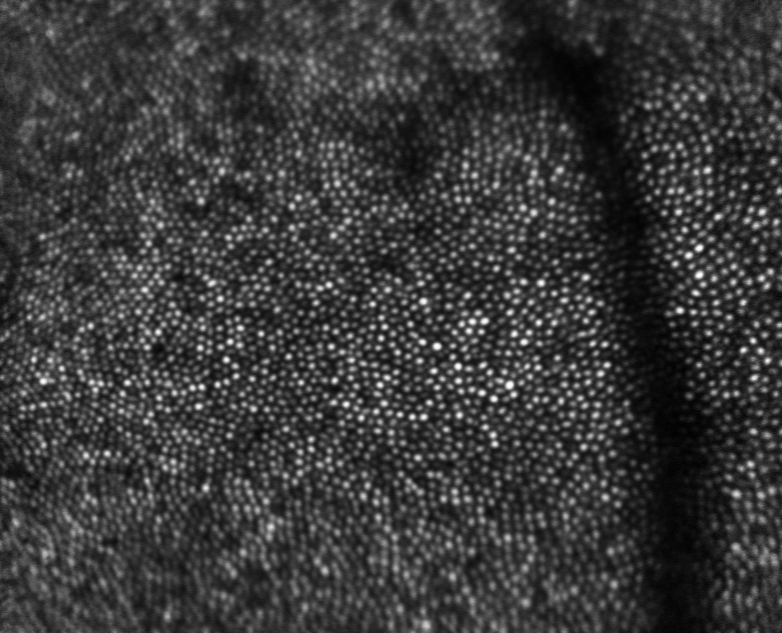
%> input picture Demos/Multi-Modal/CS_13213_20150302_confocal_OS_0070_ref_12_lps_8_lbss_8_ffr_n_50_cropped_5.tif, 782 x 633 px
$ octave matchTest.m   (GNU Octave 9; MATLAB toolbox functions it lacks are replaced by stand-ins)
%> lines starting %> are read from the running program, lines starting %| are printed output that depends on the picture
I1 = im2gray(imread('../Demos/Multi-Modal/CS_13213_20150302_confocal_OS_0070_ref_12_lps_8_lbss_8_ffr_n_50_cropped_5.tif'));
%> I1 is the input picture: size 633x782 uint8; min 0, max 255, mean 58
I2 = im2gray(imread('../Demos/Multi-Modal/CS_13213_20150302_confocal_OS_0071_ref_51_lps_8_lbss_8_ffr_n_50_cropped_5.tif'));
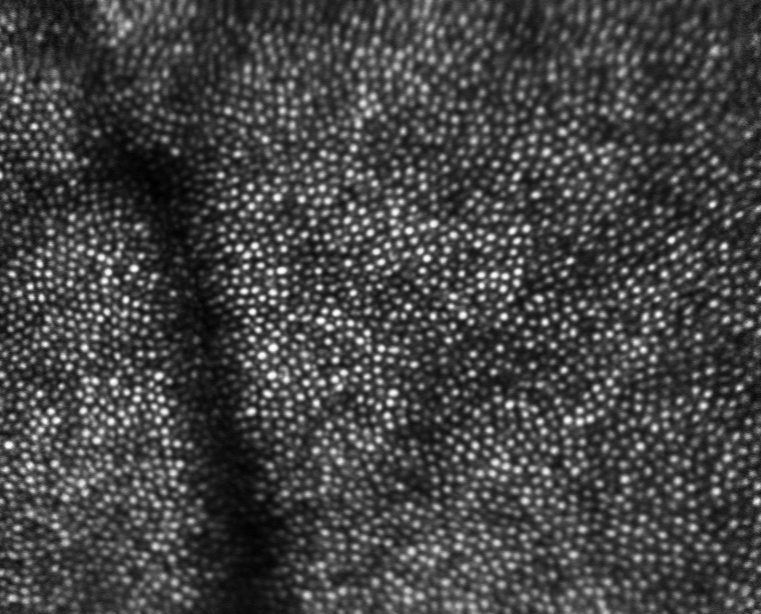
%> input picture Demos/Multi-Modal/CS_13213_20150302_confocal_OS_0071_ref_51_lps_8_lbss_8_ffr_n_50_cropped_5.tif, 761 x 614 px
%> I2 is the input picture: size 614x761 uint8; min 0, max 255, mean 68
%Find the corners.

points1 = detectSIFTFeatures(I1,NumLayersInOctave=5);
%> points1 = 8438 points; strongest (x, y): (438, 347), (438, 347), (700, 249), (459, 367), (681, 311)
points2 = detectSIFTFeatures(I2,NumLayersInOctave=5);
%> points2 = 8361 points; strongest (x, y): (253, 313), (253, 313), (135, 269), (283, 271), (672, 241)
%Extract the neighborhood features.

[features1,valid_points1] = extractFeatures(I1,points1);
%> valid_points1 = 8430 points; strongest (x, y): (438, 347), (438, 347), (700, 249), (459, 367), (681, 311)
[features2,valid_points2] = extractFeatures(I2,points2);
%> valid_points2 = 8356 points; strongest (x, y): (253, 313), (253, 313), (135, 269), (283, 271), (672, 241)
%Match the features.

indexPairs = matchFeatures(features1,features2,MatchThreshold=100);
%> indexPairs = []
%Retrieve the locations of the corresponding points for each image.

matchedPoints1 = valid_points1(indexPairs(:,1),:);
%> matchedPoints1 = 0 points
matchedPoints2 = valid_points2(indexPairs(:,2),:);
%> matchedPoints2 = 0 points
%Visualize the corresponding points. You can see the effect of translation between the two images despite several erroneous matches.

figure;
showMatchedFeatures(I1,I2,matchedPoints1,matchedPoints2);
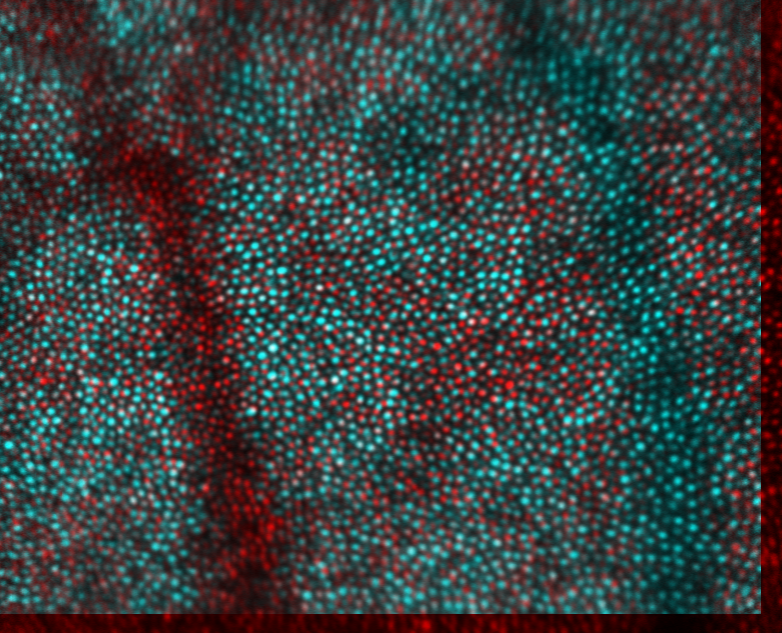
%> figure redrawn from the program's plot data
